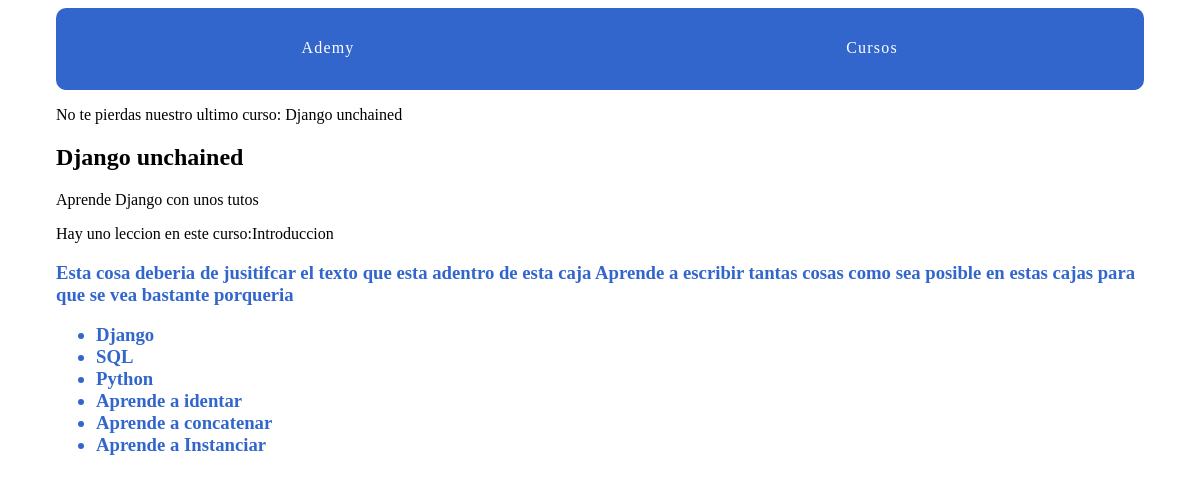
The app's page /courses/4/ with its own data.
### courses/models.py (models this page shows)
class Course(models.Model):         #esta linea define una clase llamada Course que hereda de models.Model
    created_at = models.DateTimeField(auto_now_add=True)   #esta linea define un campo llamado created_at que es de tipo DateTimeField y que se llena automaticamente con el tiempo en el que se creo el registro
    title = models.CharField(max_length=255)    #esta linea define un campo llamado title que es de tipo CharField y que puede contener hasta 255 caracteres
    description = models.TextField()            #esta linea define un campo llamado description que es de tipo TextField y que puede contener texto sin limite de caracteres
    def __str__(self):      #esta linea define un metodo llamado __str__ que devuelve una cadena de texto que representa al objeto
        return self.title       #esta linea retorna el valor del campo title como una cadena de texto

class Lesson(models.Model):
    title = models.CharField(max_length=50)
    description = models.TextField()
    content = models.TextField(blank=True, default='')
    order = models.IntegerField(default=0)
    course = models.ForeignKey(Course, on_delete=models.CASCADE) #esta linea define un campo llamado Course que es de tipo ForeignKey y que hace referencia a la clase Course
    class Meta:     #para que sirve el class meta? es para definir metadatos de la clase y esta linea sirve para definir metadatos de la clase Lesson
        ordering = ['order',]        #esta linea define un atributo llamado ordering que especifica la forma en que se ordenan los objetos de la clase Lesson en la base de datos
    def __str__(self):
        return self.title

### courses/views.py (the view)
# urls.py: path('<int:pk>/', views.course_detail, name='detail'), #el nombre que toma es el que se tiene que poner en los HTML para hacer la referencia hacia esas paginas
def course_detail(request, pk):         #esta linea sirve para definir una funcion que se llama course_detail que recibe un objeto request y un objeto pk
    course = get_object_or_404(Course, pk=pk)  #esta linea sirve para obtener el curso con el id que se pasa a la funcion
    return render(request, 'courses/course_detail.html', {'course': course})        #esta linea sirve para renderizar la pagina course_detail.html y pasarle el curso como un objeto de tipo diccionario

### courses/templatetags/course_extras.py (called while the page is built)
@register.simple_tag
def last_course():
    return Course.objects.latest('created_at')

@register.filter('markdown_to_html')
def markdown2_to_html(markdown_text):
    html_body = markdown2.markdown(markdown_text)
    return mark_safe(html_body)

### courses/Templates/courses/course_detail.html (shortened to what this page needs)
{% extends "layout.html" %}
{% load humanize%}
{% load course_extras %}
{% block content %}
<article>
    <h2>{{ course.title}}</h2>
    {{ course.description }}
    <p>Hay {{ course.lesson_set.count|apnumber }} leccion{{ course.lesson_set.count| pluralize:"es"}} en este curso:{{ course.lesson_set.all|join:", " }}</p>
    <section>
        {% for lesson in course.lesson_set.all %}
        <h3>
            <a href="{% url 'courses:lesson_detail' course_pk=lesson.course.pk lesson_pk=lesson.pk%}""
            {{ lesson.title }}
        </h3>
        {{ lesson.description |markdown_to_html|safe }}
        {% endfor %}
    </section>
</article>
{% endblock %}

### ademy/Templates/layout.html (shortened to what this page needs)
{% load static %}
{% load course_extras %}
<!DOCTYPE html>
<html>
    <head>
        <link rel="stylesheet" href="{% static 'css/layout.css' %}">
    </head>
    <body>
        <div class="site-container">
            <nav>
                <a href="{% url 'home' %}">Ademy</a>
                <a href="{% url 'courses:course_list' %}">Cursos</a>
            </nav>
            <p>No te pierdas nuestro ultimo curso: {% last_course %}</p>
            {% block content%}{% endblock %}
        </div>
    </body>
</html>

### assets/css/layout.css (style rules this page uses)
html { box-sizing: border-box; }
*, *::after, *::before { box-sizing: inherit; }
.site-container { max-width: 68em; margin-left: auto; margin-right: auto; }
.site-container::after { clear: both; content: ""; display: table; }
.site-container nav { width: 100%; display: table; width: 100%; table-layout: fixed; border-bottom-left-radius: 10px; border-bottom-right-radius: 10px; border-top-left-radius: 10px; border-top-right-radius: 10px; border-bottom-left-radius: 10px; border-top-left-radius: 10px; border-bottom-right-radius: 10px; border-top-right-radius: 10px; background-color: #3366CC; margin-bottom: 1em; overflow: hidden; }
.site-container nav a { display: table-cell; width: 8.33333%; padding: 10px; border-bottom: 2px solid #3366CC; color: #FFFFFF; letter-spacing: 0.075em; line-height: 60px; text-align: center; text-decoration: none; }
article h2 a, article h3 a { color: #3366CC; text-decoration: none; }

### records on screen
Course: title "Django unchained", description "Aprende Django con unos tutos", lesson_set.count|apnumber "uno", lesson_set.all "Introduccion"
Lesson: description "Esta cosa deberia de jusitifcar el texto que esta adentro de esta caja Aprende a escribir tantas cosas como sea posible en estas cajas para que se vea bastante porqueria Django SQL Python Aprende a identar Aprende a concatenar Aprende a Instanciar"
